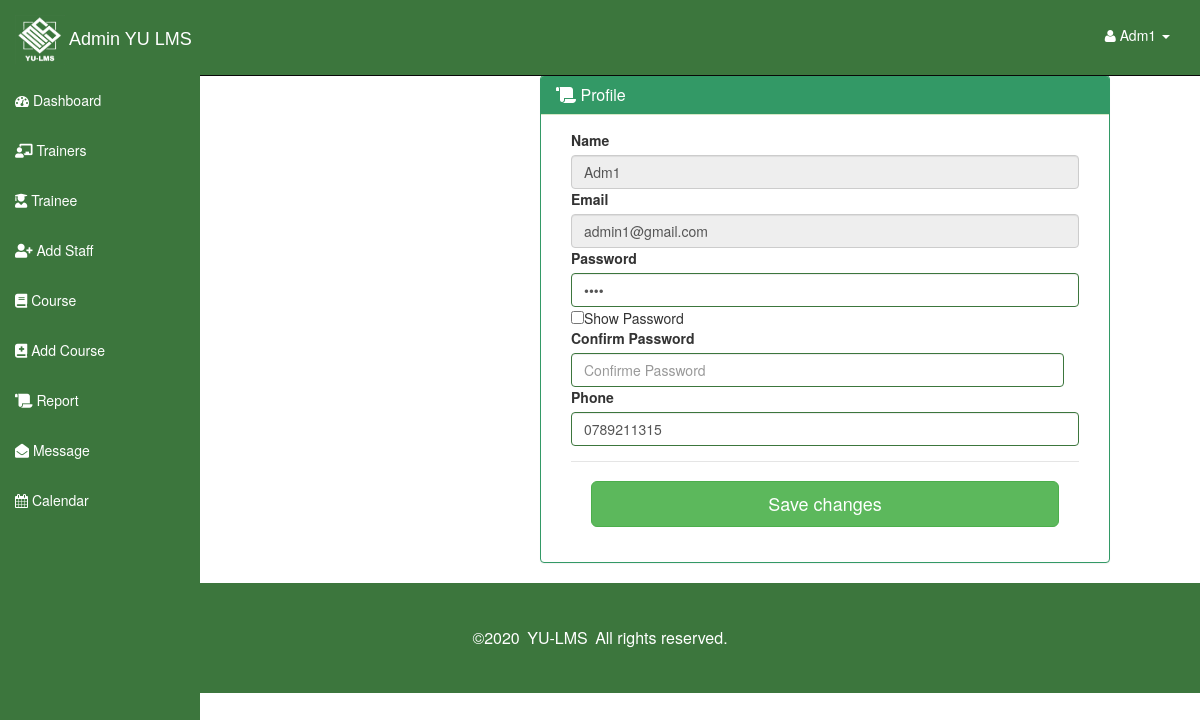
Page /admin/profile.php (signed in) on the committed database.
### tables this page shows
CREATE TABLE `admin_table` (
  `admin_id` int(5) NOT NULL,
  `admin_name` varchar(50) NOT NULL,
  `admin_email` varchar(50) NOT NULL,
  `admin_password` varchar(50) NOT NULL,
  `admin_phone_num` char(10) NOT NULL
);

### admin/profile.php (the view, shortened to what this page needs)
<?php
include"connect.php";
function Admin_info($conn)
{
  $sql="SELECT * FROM admin_table WHERE admin_id=".$_SESSION['ID']."";
  $result=mysqli_query($conn,$sql);
  $output=' ';
  while($row=mysqli_fetch_assoc($result))
  {
    $output.= '<div >
        <label> Name</label>
        <input type="text" name="name" class="form-control" placeholder="Name" readonly="readonly" value="'.$row["admin_name"].'" />
        </div>
          <div >
            <label>Email</label>
              <input
              type="email"
              name="email"
              class="form-control"
              placeholder="Email"
              readonly="readonly"
              value="'.$row["admin_email"].'"
             />
          </div>
          <div class="has-success">
            <label>Password </label>
              <input
              type="password"
              name="password"
              class="form-control"
              id="password"
              placeholder="Password"
              value="'.$row["admin_password"].'"
              />
             </div>
             <input type="checkbox" onclick="myFunction()">Show Password
             <div class="has-success " id="cont_cpass">
            <label>Confirm Password </label>
              <input type="password" name="confirm_password" id="confirm_password"  onkeyup="check();" class="form-control" style="width: 97%; display: inline-block;" required="required" placeholder="Confirme Password" />
              <span id="message"></span>
             </div>
          <div class="has-success" id="cont-ph">
            <label>Phone</label>
              <input type="number" class="form-control" placeholder="07######## " name="phone" id="phone" value="'.$row["admin_phone_num"].'">
          </div>';
  }
return $output ;
}
?>
<!DOCTYPE html>
<html lang="en">
  <head>
<link rel='stylesheet' href='https://use.fontawesome.com/releases/v5.7.0/css/all.css'>
    <link href="css/bootstrap.css" rel="stylesheet">
    <link href="css/sb-admin.css" rel="stylesheet">
    <link rel="stylesheet" href="font-awesome/css/font-awesome.min.css">
    <link rel="stylesheet" href="http://cdn.oesmith.co.uk/morris-0.4.3.min.css">
    <link rel="stylesheet" type="text/css" href="https://cdnjs.cloudflare.com/ajax/libs/sweetalert/1.1.0/sweetalert.min.css">
  </head>
  <body>
     <?php include 'sidNav.php';?>
  <body>
             <?php include 'sidNav.php';?>
      <center><div class="row"  style="margin-top: 10%; width: 80%;">
          <div class="col-lg-12">
            <div class="panel panel-success">
              <div class="panel-heading">
                <h3 class="panel-title" align="left"><i class="fas fa-scroll"></i> Profile</h3>
              </div>
              <div class="panel-body" align="left">
          <div class="col-lg-12">
            <div class="table-responsive">
        <form class="login" action="#" method="post" onsubmit="return checking()">
        <?php echo Admin_info($conn) ; ?>
        <div class="modal-footer">
          <input type="submit" name="btnEDIT" class="btn btn-success btn-lg btn-block"  value="Save changes">
        </div>
    </form>
            </div>
          </div>
        </div>
       </div>
</div>
</div>
</center>
      </div>
    </div>
  </body>
  <?php include "footers.php" ?>
</html>

### admin/css/sb-admin.css (style rules this page uses)
body { margin-top: 50px; }

### rows in the picture
admin_table: name "Adm1", email "admin1@gmail.com", phone "0789211315"

### other values in the picture
$_SESSION['txtuser'] "Adm1"
